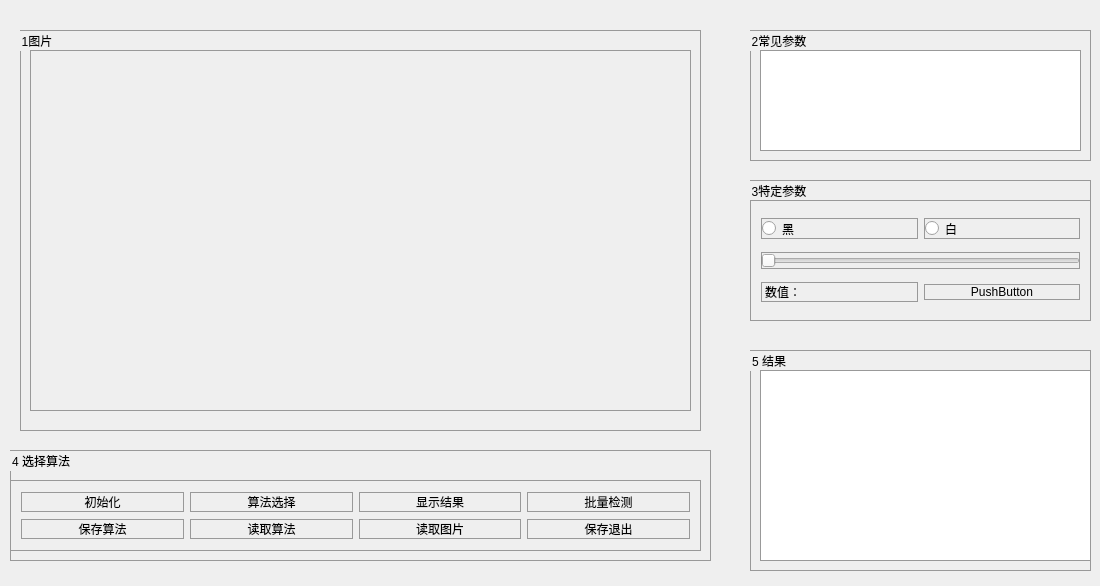
<?xml version="1.0" encoding="UTF-8"?>
<ui version="4.0">
 <class>SetAlgorithm</class>
 <widget class="QDialog" name="SetAlgorithm">
  <property name="geometry">
   <rect>
    <x>0</x>
    <y>0</y>
    <width>1100</width>
    <height>586</height>
   </rect>
  </property>
  <property name="windowTitle">
   <string>SetAlgorithm</string>
  </property>
  <widget class="QGroupBox" name="groupBox">
   <property name="geometry">
    <rect>
     <x>20</x>
     <y>30</y>
     <width>681</width>
     <height>401</height>
    </rect>
   </property>
   <property name="styleSheet">
    <string notr="true">QWidget{
border:1px solid#999999;
border -radius:15px; 

}</string>
   </property>
   <property name="title">
    <string>1图片</string>
   </property>
   <widget class="QLabel" name="label">
    <property name="geometry">
     <rect>
      <x>10</x>
      <y>20</y>
      <width>661</width>
      <height>361</height>
     </rect>
    </property>
    <property name="styleSheet">
     <string notr="true">QWidget{
border:1px solid#999999;
border -radius:15px; 

}</string>
    </property>
    <property name="text">
     <string/>
    </property>
   </widget>
  </widget>
  <widget class="QGroupBox" name="groupBox_2">
   <property name="geometry">
    <rect>
     <x>750</x>
     <y>30</y>
     <width>341</width>
     <height>131</height>
    </rect>
   </property>
   <property name="styleSheet">
    <string notr="true">QWidget{
border:1px solid#999999;
border -radius:15px; 

}</string>
   </property>
   <property name="title">
    <string>2常见参数</string>
   </property>
   <widget class="QTableWidget" name="tableWidget">
    <property name="geometry">
     <rect>
      <x>10</x>
      <y>20</y>
      <width>321</width>
      <height>101</height>
     </rect>
    </property>
   </widget>
  </widget>
  <widget class="QGroupBox" name="groupBox_3">
   <property name="geometry">
    <rect>
     <x>750</x>
     <y>180</y>
     <width>341</width>
     <height>141</height>
    </rect>
   </property>
   <property name="styleSheet">
    <string notr="true">QWidget{
border:1px solid#999999;
border -radius:15px; 

}</string>
   </property>
   <property name="title">
    <string>3特定参数</string>
   </property>
   <widget class="QWidget" name="gridLayoutWidget">
    <property name="geometry">
     <rect>
      <x>0</x>
      <y>20</y>
      <width>341</width>
      <height>121</height>
     </rect>
    </property>
    <layout class="QGridLayout" name="gridLayout">
     <item row="0" column="1">
      <widget class="QRadioButton" name="radioButton_2">
       <property name="text">
        <string>白</string>
       </property>
      </widget>
     </item>
     <item row="0" column="0">
      <widget class="QRadioButton" name="radioButton">
       <property name="text">
        <string>黑</string>
       </property>
      </widget>
     </item>
     <item row="3" column="1">
      <widget class="QPushButton" name="pushButton_2">
       <property name="text">
        <string>PushButton</string>
       </property>
      </widget>
     </item>
     <item row="2" column="0" colspan="2">
      <widget class="QSlider" name="horizontalSlider">
       <property name="orientation">
        <enum>Qt::Horizontal</enum>
       </property>
      </widget>
     </item>
     <item row="3" column="0">
      <widget class="QLabel" name="label_2">
       <property name="text">
        <string>数值：</string>
       </property>
      </widget>
     </item>
    </layout>
   </widget>
  </widget>
  <widget class="QGroupBox" name="groupBox_4">
   <property name="geometry">
    <rect>
     <x>10</x>
     <y>450</y>
     <width>701</width>
     <height>111</height>
    </rect>
   </property>
   <property name="styleSheet">
    <string notr="true">QWidget{
border:1px solid#999999;
border -radius:15px; 

}</string>
   </property>
   <property name="title">
    <string>4 选择算法</string>
   </property>
   <widget class="QWidget" name="gridLayoutWidget_2">
    <property name="geometry">
     <rect>
      <x>0</x>
      <y>30</y>
      <width>691</width>
      <height>71</height>
     </rect>
    </property>
    <layout class="QGridLayout" name="gridLayout_2">
     <item row="2" column="0">
      <widget class="QPushButton" name="pushButton_6">
       <property name="text">
        <string>保存算法</string>
       </property>
      </widget>
     </item>
     <item row="0" column="0">
      <widget class="QPushButton" name="pushButton_4">
       <property name="text">
        <string>初始化</string>
       </property>
      </widget>
     </item>
     <item row="0" column="1">
      <widget class="QPushButton" name="pushButton_5">
       <property name="text">
        <string>算法选择</string>
       </property>
      </widget>
     </item>
     <item row="2" column="1">
      <widget class="QPushButton" name="pushButton_7">
       <property name="text">
        <string>读取算法</string>
       </property>
      </widget>
     </item>
     <item row="0" column="2">
      <widget class="QPushButton" name="pushButton_3">
       <property name="text">
        <string>显示结果</string>
       </property>
      </widget>
     </item>
     <item row="2" column="2">
      <widget class="QPushButton" name="pushButton_8">
       <property name="text">
        <string>读取图片</string>
       </property>
      </widget>
     </item>
     <item row="0" column="3">
      <widget class="QPushButton" name="pushButton">
       <property name="text">
        <string>批量检测</string>
       </property>
      </widget>
     </item>
     <item row="2" column="3">
      <widget class="QPushButton" name="pushButton_9">
       <property name="text">
        <string>保存退出</string>
       </property>
      </widget>
     </item>
    </layout>
   </widget>
  </widget>
  <widget class="QGroupBox" name="groupBox_5">
   <property name="geometry">
    <rect>
     <x>750</x>
     <y>350</y>
     <width>341</width>
     <height>221</height>
    </rect>
   </property>
   <property name="styleSheet">
    <string notr="true">QWidget{
border:1px solid#999999;
border -radius:15px; 

}</string>
   </property>
   <property name="title">
    <string>5 结果</string>
   </property>
   <widget class="QTableWidget" name="tableWidget_2">
    <property name="geometry">
     <rect>
      <x>10</x>
      <y>20</y>
      <width>331</width>
      <height>191</height>
     </rect>
    </property>
   </widget>
  </widget>
  <zorder>groupBox_4</zorder>
  <zorder>groupBox</zorder>
  <zorder>groupBox_2</zorder>
  <zorder>groupBox_3</zorder>
  <zorder>groupBox_5</zorder>
 </widget>
 <layoutdefault spacing="6" margin="11"/>
 <resources/>
 <connections>
  <connection>
   <sender>pushButton_4</sender>
   <signal>clicked()</signal>
   <receiver>SetAlgorithm</receiver>
   <slot>sintial()</slot>
   <hints>
    <hint type="sourcelabel">
     <x>69</x>
     <y>361</y>
    </hint>
    <hint type="destinationlabel">
     <x>7</x>
     <y>359</y>
    </hint>
   </hints>
  </connection>
  <connection>
   <sender>pushButton_8</sender>
   <signal>clicked()</signal>
   <receiver>SetAlgorithm</receiver>
   <slot>readhimage()</slot>
   <hints>
    <hint type="sourcelabel">
     <x>266</x>
     <y>434</y>
    </hint>
    <hint type="destinationlabel">
     <x>362</x>
     <y>501</y>
    </hint>
   </hints>
  </connection>
  <connection>
   <sender>tableWidget</sender>
   <signal>itemChanged(QTableWidgetItem*)</signal>
   <receiver>SetAlgorithm</receiver>
   <slot>gettab(QTableWidgetItem*)</slot>
   <hints>
    <hint type="sourcelabel">
     <x>515</x>
     <y>64</y>
    </hint>
    <hint type="destinationlabel">
     <x>557</x>
     <y>6</y>
    </hint>
   </hints>
  </connection>
  <connection>
   <sender>pushButton_5</sender>
   <signal>clicked()</signal>
   <receiver>SetAlgorithm</receiver>
   <slot>selectsuanfa()</slot>
   <hints>
    <hint type="sourcelabel">
     <x>194</x>
     <y>363</y>
    </hint>
    <hint type="destinationlabel">
     <x>7</x>
     <y>321</y>
    </hint>
   </hints>
  </connection>
  <connection>
   <sender>pushButton_6</sender>
   <signal>clicked()</signal>
   <receiver>SetAlgorithm</receiver>
   <slot>savesuanfa()</slot>
   <hints>
    <hint type="sourcelabel">
     <x>49</x>
     <y>436</y>
    </hint>
    <hint type="destinationlabel">
     <x>11</x>
     <y>434</y>
    </hint>
   </hints>
  </connection>
  <connection>
   <sender>pushButton_7</sender>
   <signal>clicked()</signal>
   <receiver>SetAlgorithm</receiver>
   <slot>readsuanfa()</slot>
   <hints>
    <hint type="sourcelabel">
     <x>190</x>
     <y>435</y>
    </hint>
    <hint type="destinationlabel">
     <x>202</x>
     <y>492</y>
    </hint>
   </hints>
  </connection>
  <connection>
   <sender>pushButton_3</sender>
   <signal>clicked()</signal>
   <receiver>SetAlgorithm</receiver>
   <slot>showresult()</slot>
   <hints>
    <hint type="sourcelabel">
     <x>306</x>
     <y>365</y>
    </hint>
    <hint type="destinationlabel">
     <x>282</x>
     <y>494</y>
    </hint>
   </hints>
  </connection>
  <connection>
   <sender>horizontalSlider</sender>
   <signal>valueChanged(int)</signal>
   <receiver>SetAlgorithm</receiver>
   <slot>getrollnum(int)</slot>
   <hints>
    <hint type="sourcelabel">
     <x>430</x>
     <y>251</y>
    </hint>
    <hint type="destinationlabel">
     <x>413</x>
     <y>267</y>
    </hint>
   </hints>
  </connection>
  <connection>
   <sender>tableWidget_2</sender>
   <signal>cellChanged(int,int)</signal>
   <receiver>SetAlgorithm</receiver>
   <slot>getresulttoshow(int,int)</slot>
   <hints>
    <hint type="sourcelabel">
     <x>541</x>
     <y>476</y>
    </hint>
    <hint type="destinationlabel">
     <x>533</x>
     <y>497</y>
    </hint>
   </hints>
  </connection>
  <connection>
   <sender>pushButton</sender>
   <signal>clicked()</signal>
   <receiver>SetAlgorithm</receiver>
   <slot>sdetect()</slot>
   <hints>
    <hint type="sourcelabel">
     <x>347</x>
     <y>359</y>
    </hint>
    <hint type="destinationlabel">
     <x>326</x>
     <y>276</y>
    </hint>
   </hints>
  </connection>
  <connection>
   <sender>pushButton_9</sender>
   <signal>clicked()</signal>
   <receiver>SetAlgorithm</receiver>
   <slot>savequit()</slot>
   <hints>
    <hint type="sourcelabel">
     <x>341</x>
     <y>436</y>
    </hint>
    <hint type="destinationlabel">
     <x>326</x>
     <y>508</y>
    </hint>
   </hints>
  </connection>
 </connections>
 <slots>
  <slot>sintial()</slot>
  <slot>readhimage()</slot>
  <slot>gettab(QTableWidgetItem*)</slot>
  <slot>getrollnum(int)</slot>
  <slot>selectsuanfa()</slot>
  <slot>savesuanfa()</slot>
  <slot>readsuanfa()</slot>
  <slot>showresult()</slot>
  <slot>getresulttoshow(int,int)</slot>
  <slot>sdetect()</slot>
  <slot>savequit()</slot>
 </slots>
</ui>
